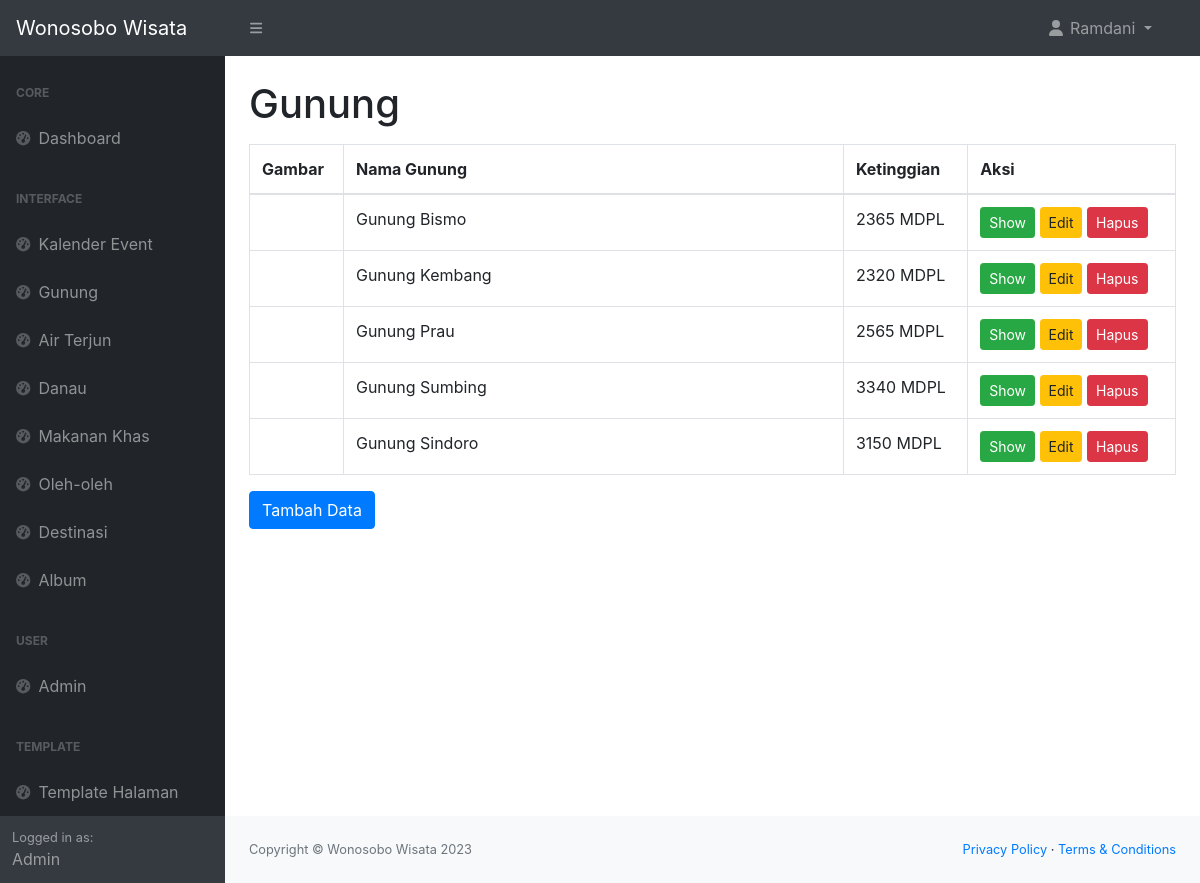
The page /admin/gunung.php (signed in) on the database its author committed.
### tables this page shows
CREATE TABLE `tabel_gunung` (
  `gunung_id` int(11) NOT NULL,
  `img_gunung` text NOT NULL,
  `nama_gunung` varchar(255) NOT NULL,
  `deskripsi_gunung` text NOT NULL,
  `ketinggian_gunung` int(10) NOT NULL,
  `link_google_maps_gunung` varchar(500) NOT NULL
);

### admin/gunung.php (the view, shortened to what this page needs)
<!DOCTYPE html>
<html lang="en">
<head>
    <link href="https://cdn.jsdelivr.net/npm/simple-datatables@7.1.2/dist/style.min.css" rel="stylesheet" />
    <link href="css/styles.css" rel="stylesheet" />
    <link rel="stylesheet" href="https://maxcdn.bootstrapcdn.com/bootstrap/4.0.0/css/bootstrap.min.css">
</head>
<body>
    <?php include 'navbar.php'; ?>
    <div id="layoutSidenav">
        <div id="layoutSidenav_nav">
            <?php include 'sidebar.php'; ?>
        </div>
        <div id="layoutSidenav_content">
            <main>
                <div class="container-fluid px-4">
                    <h1 class="mt-4">Gunung</h1>
                    <div class="table-responsive mt-3">
                        <table class="table table-bordered">
                            <thead>
                                <tr>
                                    <th>Gambar</th>
                                    <th>Nama Gunung</th>
                                    <th>Ketinggian</th>
                                    <th>Aksi</th>
                                </tr>
                            </thead>
                            <tbody>
                                <?php
                                include '../connect.php';
                                $query = "SELECT * FROM tabel_gunung ORDER BY gunung_id DESC";
                                $datas = $conn->query($query);
                                foreach ($datas as $data) :
                                ?>
                                    <tr>
                                        <td>
                                        </td>
                                        <td style="width: 500px;">
                                            <?= $data['nama_gunung'] ?>
                                        </td>
                                        <td>
                                            <?= $data['ketinggian_gunung'] ?> MDPL
                                        </td>
                                        <td>
                                            <button type="button" class="btn btn-success btn-sm" data-toggle="modal" data-target="#showDataModal<?= $data['gunung_id'] ?>">Show</button>
                                            <button type="button" class="btn btn-warning btn-sm" data-toggle="modal" data-target="#editDataModal<?= $data['gunung_id'] ?>">Edit</button>
                                            <button type="button" class="btn btn-danger btn-sm" data-toggle="modal" data-target="#hapusDataModal<?= $data['gunung_id'] ?>">Hapus</button>
                                        </td>
                                    </tr>
                                <?php endforeach ?>
                            </tbody>
                        </table>
                    </div>
                    <button type="button" class="btn btn-primary" data-toggle="modal" data-target="#tambahDataModal">
                        Tambah Data
                    </button>
                </div>
            </main>
            <?php include 'footer.php'; ?>
        </div>
    </div>
</body>
</html>

### rows shown on the page
tabel_gunung: nama_gunung "Gunung Bismo", ketinggian_gunung "2365"
tabel_gunung: nama_gunung "Gunung Kembang", ketinggian_gunung "2320"
tabel_gunung: nama_gunung "Gunung Prau", ketinggian_gunung "2565"
tabel_gunung: nama_gunung "Gunung Sumbing", ketinggian_gunung "3340"
tabel_gunung: nama_gunung "Gunung Sindoro", ketinggian_gunung "3150"

### other values the page prints
$_SESSION['nama_lengkap_user'] "Ramdani"
